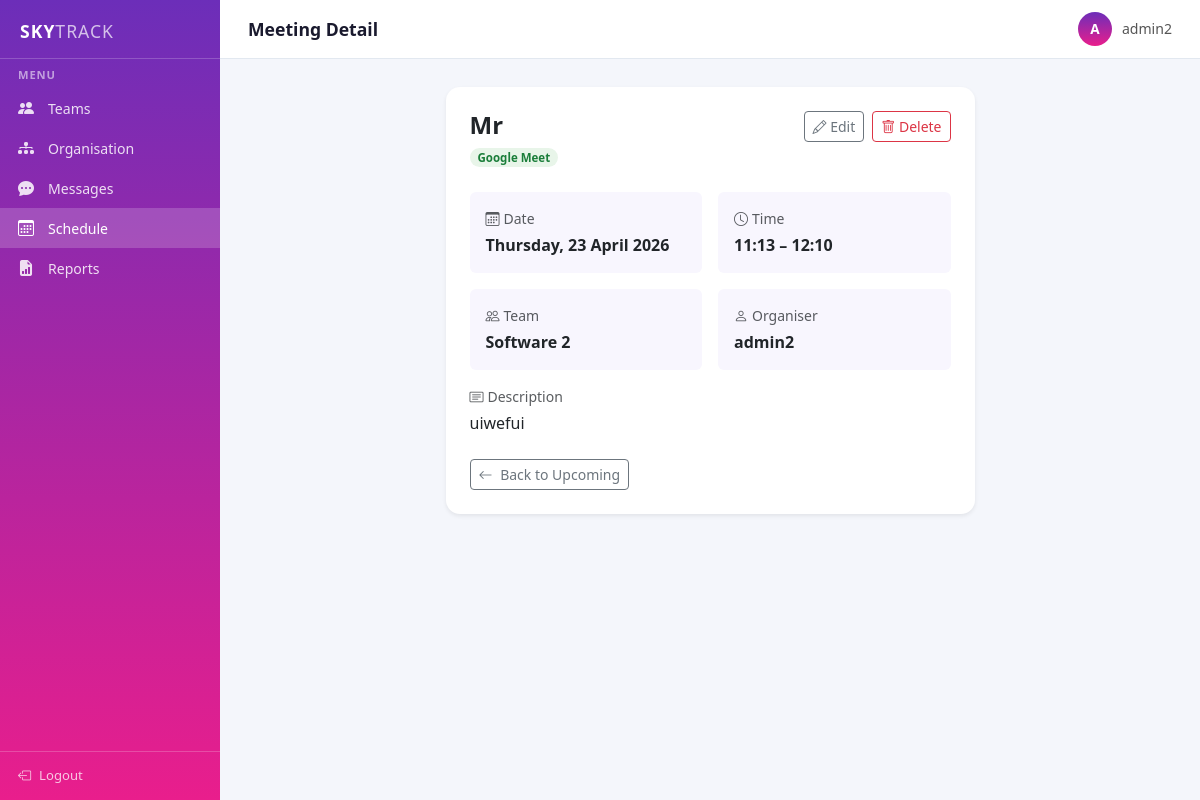
/meetings/1/ (signed in), run on the app's committed database.
### meetings/models.py (models this page shows, shortened)
class Meeting(models.Model):
    title = models.CharField(max_length=200)
    organiser = models.ForeignKey(
        User,
        on_delete=models.CASCADE,
        related_name='organised_meetings'
    )
    team_name = models.CharField(max_length=100, blank=True, default='')
    date = models.DateField()
    start_time = models.TimeField()
    end_time = models.TimeField()
    platform = models.CharField(
        max_length=20,
        choices=PLATFORM_CHOICES,
        default='zoom'
    )
    meeting_link = models.URLField(blank=True, default='')
    description = models.TextField(blank=True, default='')
    created_at = models.DateTimeField(auto_now_add=True)
    updated_at = models.DateTimeField(auto_now=True)
    class Meta:
        ordering = ['date', 'start_time']

### meetings/views.py (the view)
# urls.py: path('<int:pk>/', views.meeting_detail, name='detail'),
@login_required
def meeting_detail(request, pk):
    meeting = get_object_or_404(Meeting, pk=pk)
    return render(request, 'meetings/meeting_detail.html', {'meeting': meeting})

### templates/meetings/meeting_detail.html (shortened to what this page needs)
{% extends "base.html" %}
{% block nav_schedule %}active{% endblock %}
{% block topbar_title %}Meeting Detail{% endblock %}
{% block content %}
<div class="row justify-content-center">
    <div class="col-lg-7">
        <div class="card shadow-sm border-0" style="border-radius:14px;">
            <div class="card-body p-4">
                <div class="d-flex justify-content-between align-items-start mb-4">
                    <div>
                        <h4 class="fw-bold mb-1">{{ meeting.title }}</h4>
                        <span class="platform-badge platform-{{ meeting.platform }}">
                            {{ meeting.get_platform_display }}
                        </span>
                    </div>
                    {% if meeting.organiser == request.user %}
                    <div class="d-flex gap-2">
                        <a href="{% url 'schedule:edit' meeting.pk %}"
                           class="btn btn-sm btn-outline-secondary">
                            <i class="bi bi-pencil"></i> Edit
                        </a>
                        <a href="{% url 'schedule:delete' meeting.pk %}"
                           class="btn btn-sm btn-outline-danger">
                            <i class="bi bi-trash"></i> Delete
                        </a>
                    </div>
                    {% endif %}
                </div>
                <div class="row g-3 mb-3">
                    <div class="col-sm-6">
                        <div class="p-3 rounded" style="background:#f8f6fe;">
                            <div class="text-muted small mb-1"><i class="bi bi-calendar3 me-1"></i>Date</div>
                            <div class="fw-semibold">{{ meeting.date|date:"l, d F Y" }}</div>
                        </div>
                    </div>
                    <div class="col-sm-6">
                        <div class="p-3 rounded" style="background:#f8f6fe;">
                            <div class="text-muted small mb-1"><i class="bi bi-clock me-1"></i>Time</div>
                            <div class="fw-semibold">
                                {{ meeting.start_time|time:"H:i" }} – {{ meeting.end_time|time:"H:i" }}
                            </div>
                        </div>
                    </div>
                    {% if meeting.team_name %}
                    <div class="col-sm-6">
                        <div class="p-3 rounded" style="background:#f8f6fe;">
                            <div class="text-muted small mb-1"><i class="bi bi-people me-1"></i>Team</div>
                            <div class="fw-semibold">{{ meeting.team_name }}</div>
                        </div>
                    </div>
                    {% endif %}
                    <div class="col-sm-6">
                        <div class="p-3 rounded" style="background:#f8f6fe;">
                            <div class="text-muted small mb-1"><i class="bi bi-person me-1"></i>Organiser</div>
                            <div class="fw-semibold">{{ meeting.organiser.username }}</div>
                        </div>
                    </div>
                </div>
                {% if meeting.description %}
                <div class="mb-3">
                    <div class="text-muted small mb-1"><i class="bi bi-card-text me-1"></i>Description</div>
                    <div style="white-space:pre-wrap;">{{ meeting.description }}</div>
                </div>
                {% endif %}
                <div class="mt-4">
                    <a href="{% url 'schedule:upcoming' %}" class="btn btn-outline-secondary btn-sm">
                        <i class="bi bi-arrow-left me-1"></i> Back to Upcoming
                    </a>
                </div>
            </div>
        </div>
    </div>
</div>
{% endblock %}

### templates/base.html (shortened to what this page needs)
<!DOCTYPE html>
<html lang="en">
<head>
    <link href="https://cdn.jsdelivr.net/npm/bootstrap@5.3.2/dist/css/bootstrap.min.css" rel="stylesheet">
    <link href="https://cdn.jsdelivr.net/npm/bootstrap-icons@1.11.3/font/bootstrap-icons.css" rel="stylesheet">
</head>
<body>
    <nav class="sidebar">
        <div class="sidebar-brand">SKY<span>TRACK</span></div>
        <div class="nav-section-label">Menu</div>
        <a href="#" class="nav-link"><i class="bi bi-people-fill"></i> Teams</a>
        <a href="#" class="nav-link"><i class="bi bi-diagram-3-fill"></i> Organisation</a>
        <a href="#" class="nav-link"><i class="bi bi-chat-dots-fill"></i> Messages</a>
        <a href="{% url 'schedule:upcoming' %}" class="nav-link {% block nav_schedule %}{% endblock %}">
            <i class="bi bi-calendar3"></i> Schedule
        </a>
        <a href="#" class="nav-link"><i class="bi bi-file-earmark-bar-graph-fill"></i> Reports</a>
        <div class="sidebar-footer">
            {% if user.is_authenticated %}
            <a href="{% url 'logout' %}"><i class="bi bi-box-arrow-left"></i> Logout</a>
            {% endif %}
        </div>
    </nav>
    <div class="main-content">
        <div class="topbar">
            <span class="topbar-title">{% block topbar_title %}SkyTrack{% endblock %}</span>
            <div class="topbar-user">
                {% if user.is_authenticated %}
                <div class="avatar">{{ user.username|first|upper }}</div>
                {{ user.username }}
                {% endif %}
            </div>
        </div>
        <div class="page-body">
            {% block content %}{% endblock %}
        </div>
    </div>
    </body>
    </html>

### templates/base.html (style rules this page uses)
:root { --sky-purple: #6c2eb9; --sky-pink: #e91e8c; --sky-grad: linear-gradient(180deg, #6c2eb9 0%, #e91e8c 100%); --sidebar-w: 220px; }
body { margin: 0; font-family: 'Segoe UI', sans-serif; background: #f4f6fb; }
.sidebar { position: fixed; top: 0; left: 0; width: var(--sidebar-w); height: 100vh; background: var(--sky-grad); display: flex; flex-direction: column; padding: 0; z-index: 100; }
.sidebar-brand { padding: 18px 20px 14px; font-size: 1.1rem; font-weight: 700; color: #fff; letter-spacing: 1px; border-bottom: 1px solid rgba(255,255,255,0.2); }
.sidebar-brand span { opacity: .7; font-weight: 400; }
.nav-section-label { padding: 8px 18px 4px; font-size: .7rem; font-weight: 600; text-transform: uppercase; letter-spacing: .08em; color: rgba(255,255,255,0.55); }
.sidebar .nav-link { color: rgba(255,255,255,0.85); padding: 8px 18px; font-size: .88rem; display: flex; align-items: center; gap: 10px; transition: background .15s; }
.sidebar .nav-link:hover, .sidebar .nav-link.active { background: rgba(255,255,255,0.18); color: #fff; }
.sidebar .nav-link i { font-size: 1rem; width: 20px; }
.sidebar-footer { margin-top: auto; padding: 14px 18px; border-top: 1px solid rgba(255,255,255,0.2); }
.sidebar-footer a { color: rgba(255,255,255,0.75); font-size: .82rem; text-decoration: none; display: flex; align-items: center; gap: 8px; }
.main-content { margin-left: var(--sidebar-w); min-height: 100vh; }
.topbar { background: #fff; border-bottom: 1px solid #e2e8f0; padding: 12px 28px; display: flex; align-items: center; justify-content: space-between; position: sticky; top: 0; z-index: 50; }
.topbar-title { font-size: 1.1rem; font-weight: 600; color: #1a1a2e; }
.topbar-user { display: flex; align-items: center; gap: 10px; font-size: .88rem; color: #555; }
.avatar { width: 34px; height: 34px; border-radius: 50%; background: var(--sky-grad); display: flex; align-items: center; justify-content: center; color: #fff; font-weight: 600; font-size: .85rem; }
.page-body { padding: 28px; }
.platform-badge { font-size: .72rem; padding: 2px 8px; border-radius: 20px; font-weight: 600; }
.platform-google_meet { background: #e8f5e9; color: #1b7e3a; }

### data on the page
Meeting: title "Mr", platform "Google Meet", date "Thursday, 23 April 2026", start_time "11:13", end_time "12:10", team_name "Software 2", organiser.username "admin2", description "uiwefui"

### other printed values
{{ user.username|first|upper }} "A"
{{ user.username }} "admin2"
